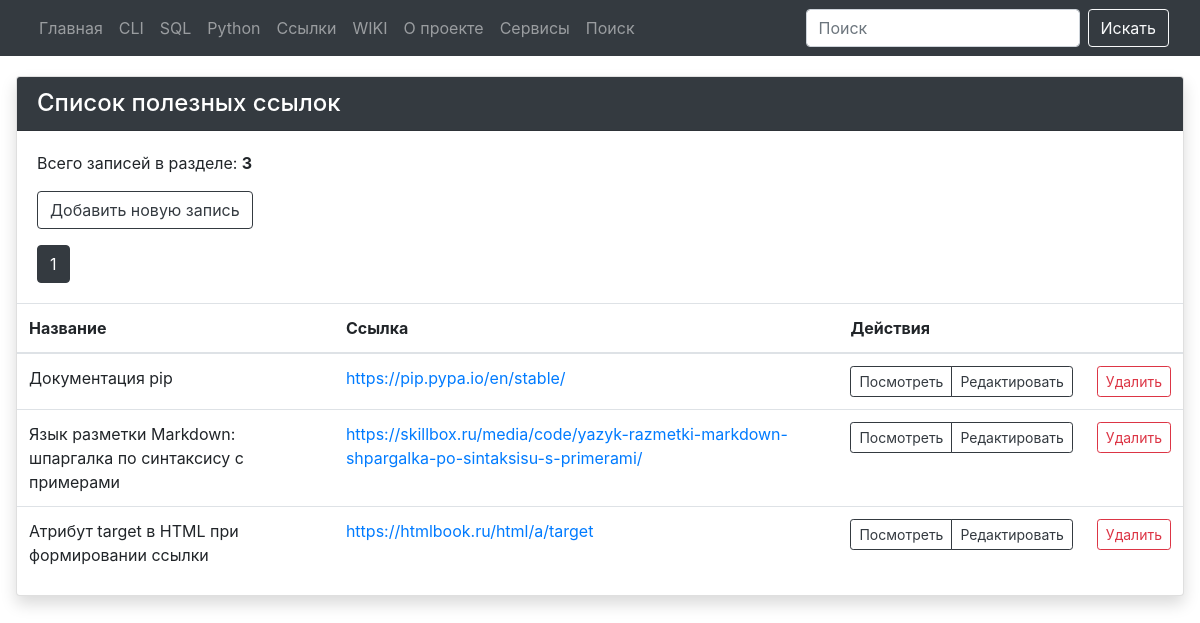
The app's page /links, older data.
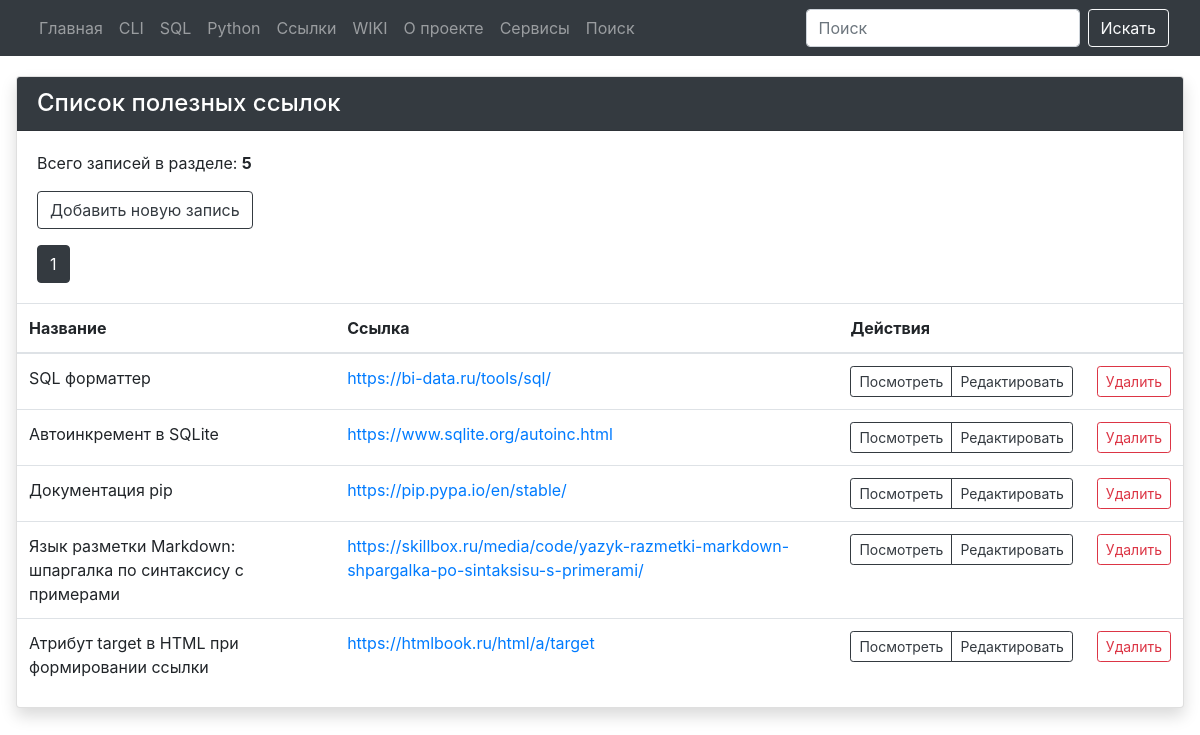
The same page, newer data.
### tables this page shows
CREATE TABLE links (
  link_id INTEGER PRIMARY KEY AUTOINCREMENT,
  link_command TEXT NOT NULL,
  link_name TEXT NOT NULL
);

### modules/links/links_list_commands.py (the view)
@bp.route("/links")
def link_list_commands():
    page = request.args.get('page', 1, type=int)
    conn = connect.get_db_connection()
    cur = conn.cursor()
    link_list_count = int(cur.execute("SELECT COUNT(*) FROM links").fetchone()[0])
    offset = (page - 1) * PER_PAGE
    link_list = conn.execute(
        "SELECT * FROM links ORDER BY 1 DESC LIMIT ? OFFSET ?",
        (PER_PAGE, offset)
    ).fetchall()
    conn.close()
    total_pages = (link_list_count + PER_PAGE - 1) // PER_PAGE
    return render_template("links/links_list_commands.html",
                           link_list=link_list,
                           link_list_count=link_list_count,
                           page=page,
                           total_pages=total_pages,
                           )

### modules/connect.py (called while the page is built)
def get_db_connection():
    db_path = os.path.join(BASE_DIR, '../database.db')
    conn = sqlite3.connect(db_path, timeout=30)
    conn.row_factory = sqlite3.Row
    return conn

### templates/links/links_list_commands.html (shortened to what this page needs)
{% extends "base.html" %}
{% block content %}
<div class="card shadow">
    <div class="card-header bg-dark text-white">
        <h4 class="card-title mb-0">Список полезных ссылок</h4>
    </div>
    <div class="card-body">
        <p class="card-text">Всего записей в разделе: <b>{{ link_list_count }}</b></p>
        <p class="card-text">
            <a href="{{ url_for('add_link_command.add_link_command') }}" class="btn btn-outline-dark">
                    Добавить новую запись</a>
        </p>
        <div class="pagination">
            {% for p in range(1, total_pages + 1) %}
            <a href="{{ url_for('link_list_commands.link_list_commands', page=p) }}"
                class="btn btn-outline-dark {% if p == page %}active{% endif %}">{{ p }}</a>
            {% endfor %}
        </div>
    </div>
    <table class="table">
        <thead>
            <tr>
                <th>Название</th>
                <th>Ссылка</th>
                <th colspan="2">Действия</th>
            </tr>
        </thead>
        <tbody>
            {% for link_list in link_list %}
            <tr>
                <td>{{ link_list['link_name'] }}</td>
                <td><a href="{{ link_list['link_command'] }}" target="_blank">{{ link_list['link_command'] }}</a></td>
                <td>
                    <div class="btn-group" role="group" aria-label="Действия">
                        <a href="{{ url_for('get_post_link_command.get_post_link_command', link_id=link_list['link_id']) }}"
                            class="btn btn-outline-dark btn-sm">
                            Посмотреть
                        </a>
                        <a href="{{ url_for('edit_link_command.edit_link_command', link_id=link_list['link_id']) }}"
                            class="btn btn-outline-dark btn-sm">
                            Редактировать
                        </a>
                    </div>
                </td>
                <td>
                    <form action="{{ url_for('delete_link_command.delete_link_command', link_id=link_list['link_id']) }}"
                        method="POST" class="d-inline">
                        <button type="submit" class="btn btn-outline-danger btn-sm"
                            onclick="return confirm('Вы точно уверены что хотите удалить запись?')">
                            Удалить
                        </button>
                    </form>
                </td>
            </tr>
            {% endfor %}
        </tbody>
    </table>
</div>
{% endblock %}

### templates/base.html (shortened to what this page needs)
<!doctype html>
<html>
<head>
	<link href="{{ url_for('static', filename='styles.css') }}" rel="stylesheet">
    <link href="https://stackpath.bootstrapcdn.com/bootstrap/4.5.2/css/bootstrap.min.css" rel="stylesheet">
</head>
<body>
    {% include 'navbar.html' %}
    <div class="main">
        {% block content %}
        {% endblock %}
     </div>
</body>
</html>

### templates/navbar.html (shortened to what this page needs)
<nav class="navbar navbar-expand-lg navbar-dark bg-dark">
    <div class="container-fluid">
      <div class="collapse navbar-collapse" id="navbarNav">
        <ul class="navbar-nav">
          <li class="nav-item">
            <a class="nav-link" href="{{ url_for('index.index') }}">Главная</a>
          </li>
          <li class="nav-item">
            <a class="nav-link" href="{{ url_for('cli_posts.cli_posts') }}">CLI</a>
          </li>
          <li class="nav-item">
            <a class="nav-link" href="{{ url_for('sql_list_commands.sql_list_commands') }}">SQL</a>
          </li>
          <li class="nav-item">
            <a class="nav-link" href="{{ url_for('python_list_commands.python_list_commands') }}">Python</a>
          </li>
          <li class="nav-item">
            <a class="nav-link" href="{{ url_for('link_list_commands.link_list_commands') }}">Ссылки</a>
          </li>
          <li class="nav-item">
            <a class="nav-link" href="{{ url_for('wiki_list_page.wiki_list_page') }}">WIKI</a>
          </li>
          <li class="nav-item">
            <a class="nav-link" href="{{ url_for('about.about_list') }}">О проекте</a>
          </li>
          <li class="nav-item">
            <a class="nav-link" href="{{ url_for('services.services') }}">Сервисы</a>
          </li>
          <li class="nav-item">
            <a class="nav-link" href="{{ url_for('search.search') }}">Поиск</a>
          </li>
        </ul>
      </div>
      <form class="d-flex" action="/search" method="post" role="search">
        <input class="form-control me-2 mr-2" type="text" placeholder="Поиск" aria-label="Search" name="search_term" id="search_term" required>
        <button class="btn btn-outline-light" type="submit">Искать</button>
      </form>
    </div>
  </nav>

### static/styles.css (style rules this page uses)
body { background-color: #f8f9fa; }
.navbar { margin-bottom: 20px; }
.card { border: none; box-shadow: 0 0 10px rgba(0, 0, 0, 0.1); }
.form-control { border-radius: 20px; }
.card { margin: 1rem; }

Row changes from the older to the newer data that the page shows:
added links: link_name "SQL форматтер", link_command "https://bi-data.ru/tools/sql/"
added links: link_name "Автоинкремент в SQLite", link_command "https://www.sqlite.org/autoinc.html"
Text that changed along with them:
{{ link_list_count }}: "3" → "5"
